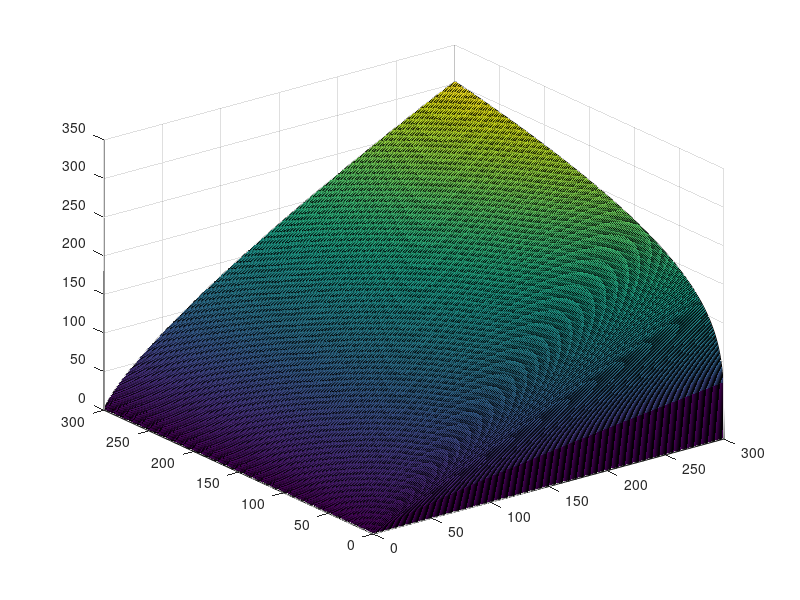

Source code (MATLAB):
%% Cobb-Douglass Production Model
[L, K] = meshgrid(0:300, 0:300);
P = 1.01 .* (L .^ 0.75) .* (K .^ 0.25);
surf(L, K, P);